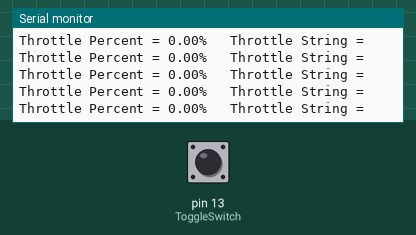
Recording of a sketch running on a simulated Arduino Uno, built with avr-gcc and run on an emulated ATmega328P. On the bench: the last lines printed to the serial monitor. The inputs (shaded band) are chosen by the test bench; at power-on: pin 13 (ToggleSwitch) LOW.

Above: at 1.2 s.
1.3 s: pin 13 (ToggleSwitch) pulled HIGH for 0.15 s
At 2.3 s:
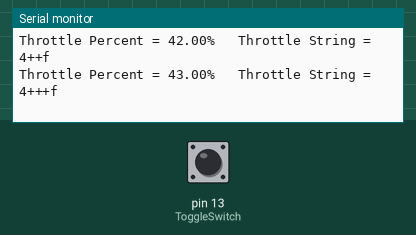
2.9 s: pin 13 (ToggleSwitch) pulled HIGH for 3.2 s
9.1 s: pin 13 (ToggleSwitch) pulled HIGH for 1 s
At 9.9 s:
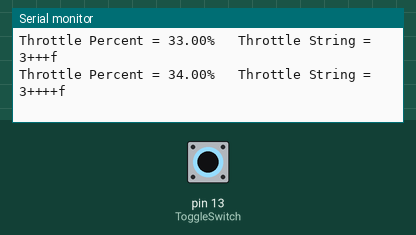
13.1 s: pin 13 (ToggleSwitch) pulled HIGH for 0.15 s
At 13.8 s:
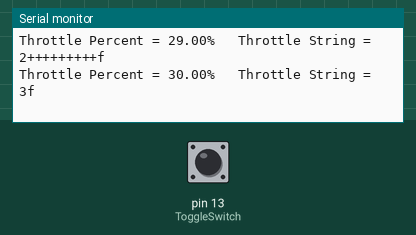
Timing chart, 0 to 16.1 s (numbered marks = the images above; inputs shaded):
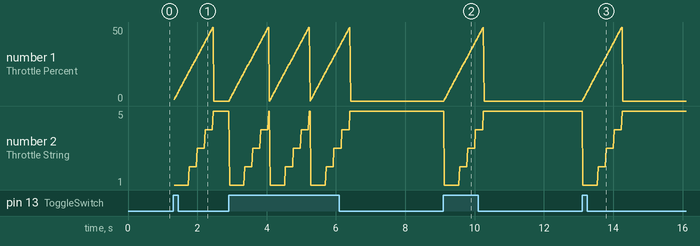

The sketch:

20190214DynoTestRampRev2.ino
```cpp
// 24-Jan-2019 - Programme reads potentiometer signal and converts to string to be sent to Plettenberg.
// Developer: Stephen Murphy
// Status: Working. Does not consider steering or two motors.

#include <Arduino.h> //Include additional Arduino Libraries.
#include <SoftwareSerial.h> //Include software serial library for shield.

SoftwareSerial mySerial1(2, 3); // RX, TX, Create a softwareSerial port on pins 2 and 3.
SoftwareSerial mySerial2(4, 5); // RX, TX, Create a softwareSerial port on pins 4 and 5.

int TensCharacter; // Number 1 to 10 at the start of the throttle string

//Variables used to calculate the "TensCharacter"
int FirstTensVariable;
int SecondTensVariable;
int ThirdTensVariable;
int FourthTensVariable;
int FifthTensVariable;

//Variables used to calculate the "DecimalCharacters"
float DecimalValue;
float FirstDecimalVariable;
int SecondDecimalVariable;
float ThirdDecimalVariable;
float ThirdTensVariableDuplicate;
int FourthDecimalVariable;
int FourthDecimalVariableDuplicate;

String OnesCharacters = ""; //String storing the "+" characters for the ones multiplier
String DecimalCharacters = ""; //String storing the "g" characters for the decimal multiplier
String LessThanTenCharacters = ""; //String storing the "-" characters for the ones multiplier when <10%
String LessThanTenDecimalCharacters = ""; //String storing the "l" (as in L for lion) characters for the decimal multiplier when <10%
String FullThrottleString = "m"; //String to store "m" for full throttle, as per the controller manual
String ThrottleString = ""; //String that stores the final concated string to be sent to the motor

float ThrottleInput;  // Variable to store raw input from Potentiometer.
float ThrottlePercent = 0.00;  //Variable to store throttle %.

int ToggleSwitch = 13;
int ToggleSwitchValue =0;

//////////////////////////////////////////////////////////////////////////////////
void setup()
{
  pinMode(ToggleSwitch, INPUT);
  Serial.begin(115200); //Serial communication speed
  mySerial1.begin(115200); //Baud rate between Arduino and Controller.
  mySerial1.println("s"); //Initialise the controller to accept serial command strings.
  mySerial2.begin(115200); //Baud rate between Arduino and Controller.
  mySerial2.println("s"); //Initialise the controller to accept serial command strings.
}

//////////////////////////////////////////////////////////////////////////////////
void loop()
{
  ToggleSwitchValue = digitalRead(ToggleSwitch);

//Convert the throttle input to a range 0-100.
//ThrottleInput = analogRead(A0); //Value from potentiometer placed into "ThrottleInput".
//ThrottlePercent = ((ThrottleInput / 1023.00) * 100.00); //Throttle value converted to %.

/*
while (ThrottlePercent < 100.00) //While throttle is less than 100%
  {
  ThrottlePercent+= 1.00; //Increase the throttle by 1
  delay(200); //from 0 ro 100% in 2 seconds. i.e. increase by 1% every 20ms
  }
*/

if (ThrottlePercent == 0 && ToggleSwitchValue == 1)
{
  for(ThrottlePercent = 0 ; ThrottlePercent <= 50; ThrottlePercent +=1) //Ramp input from 0 to 50% in 2 seconds
  {
    FirstTensVariable = ThrottlePercent; //Store the 0-100 value read from the potentiometer e.g. 58.67%
TensCharacter = (FirstTensVariable/10); //Stroe the tens multiplier e.g. 5

SecondTensVariable = (TensCharacter*10); //Store the previous value times ten e.g. 50
ThirdTensVariable = (FirstTensVariable - SecondTensVariable); //store the remaining units e.g 58-50 = 8

ThirdTensVariableDuplicate = ThirdTensVariable; // Store the same value in a second variable for seperate calculations simultaneously.

//DecimalValue:
FirstDecimalVariable = ThrottlePercent; //Store the 0-100 value read from the potentiometer e.g. 58.67%
SecondDecimalVariable = ThrottlePercent; //Store the throttle value in an INT data type e.g. 58
ThirdDecimalVariable = (ThrottlePercent - SecondDecimalVariable); //Store just the decimal value e.g. 58.67 - 58 = .67
FourthDecimalVariable = (ThirdDecimalVariable * 10); //Store the decimal multiplier e.g. .67 * 10 = 6
FourthDecimalVariableDuplicate = FourthDecimalVariable; // Store the same value in a second variable for seperate calculations simultaneously.

 OnesCharacters = ""; //Clear the string
  while (ThirdTensVariable >= 1) //While the units value is >= 1
  {
  ThirdTensVariable-= 1; //Decrease the units value by 1
  OnesCharacters+="+"; //Increase the OnesCharacters string by "+"

  }

 DecimalCharacters = ""; //Clear the string
  while (FourthDecimalVariable >= 1) //While the decimal units value is >= 1
  {
  FourthDecimalVariable-= 1; //Decrease the units value by 1
  DecimalCharacters+="g"; //Increase the DecimalCharacters string by "+"
  }

 LessThanTenCharacters = ""; //Clear the string
  while (ThirdTensVariableDuplicate < 10) //While the units value is >= 1
  {
  ThirdTensVariableDuplicate+= 1; //increase the units value by 1
  LessThanTenCharacters+="-"; //Increase the DecimalCharacters string by "+"
  }

 LessThanTenDecimalCharacters = ""; //Clear the string
  while (FourthDecimalVariableDuplicate < 10) //While the units value is >= 1
  {
  FourthDecimalVariableDuplicate+= 1; //increase the units value by 1
  LessThanTenDecimalCharacters+="l"; //Increase the DecimalCharacters string by "l" (small letter L)
  }

if (ThrottlePercent == 100.00)
  ThrottleString = (FullThrottleString + "f"); //"mf" will be sent, i.e. forward at 100%
  else if (ThrottlePercent == 0.00)
  ThrottleString = ("0"); //0% = 0
  else if (ThrottlePercent < 10.00 && ThrottlePercent > 0.00)
  ThrottleString = (1 + LessThanTenCharacters  + "f"); //e.g. 3.42% = "1-------llllllf"
  else{
  ThrottleString = (TensCharacter + OnesCharacters + DecimalCharacters + "f"); //e.g. 23.42% = "2+++ggggf"
  }

mySerial1.println(ThrottleString); //Send throttle value to motor
mySerial1.println("s"); //Send "s" so that the controller does not miss it upon start up.

mySerial2.println("0"); //Turn the motor off when the shield is looking at these software serial pins.
mySerial2.println("s"); //Send "s" so that the controller does not miss it upon start up.

//Print the following values:
Serial.print("Throttle Percent = ");
Serial.print(ThrottlePercent);
Serial.print("%   ");
Serial.print("Throttle String = ");
Serial.println(ThrottleString);
    delay(20);
  }
}


if (ThrottlePercent = 0 && ToggleSwitchValue == 0) //if motor is running and switch is off
{
  ThrottleString = "0";
  ThrottlePercent = 0.00;
mySerial1.println(ThrottleString); //Send throttle value to motor
mySerial1.println("s"); //Send "s" so that the controller does not miss it upon start up.

mySerial2.println("0"); //Turn the motor off when the shield is looking at these software serial pins.
mySerial2.println("s"); //Send "s" so that the controller does not miss it upon start up.

}


if (ThrottlePercent != 0 && ToggleSwitchValue == 0) //if motor is running and switch is off
{
  ThrottleString = "0";
  ThrottlePercent = 0.00;
mySerial1.println(ThrottleString); //Send throttle value to motor
mySerial1.println("s"); //Send "s" so that the controller does not miss it upon start up.

mySerial2.println("0"); //Turn the motor off when the shield is looking at these software serial pins.
mySerial2.println("s"); //Send "s" so that the controller does not miss it upon start up.

}


mySerial1.println(ThrottleString); //Send throttle value to motor
mySerial1.println("s"); //Send "s" so that the controller does not miss it upon start up.

mySerial2.println("0"); //Turn the motor off when the shield is looking at these software serial pins.
mySerial2.println("s"); //Send "s" so that the controller does not miss it upon start up.

//Print the following values:
Serial.print("Throttle Percent = ");
Serial.print(ThrottlePercent);
Serial.print("%   ");
Serial.print("Throttle String = ");
Serial.println(ThrottleString);


//delay(100); // Delay for stability

}
```

Measured:
- after the input at 1.3 s, the serial monitor: prints a new line at once (image 1)
- after the input at 9.1 s, the serial monitor: prints a new line at once (image 2)
- after the input at 13.1 s, the serial monitor: prints a new line at once (image 3)
